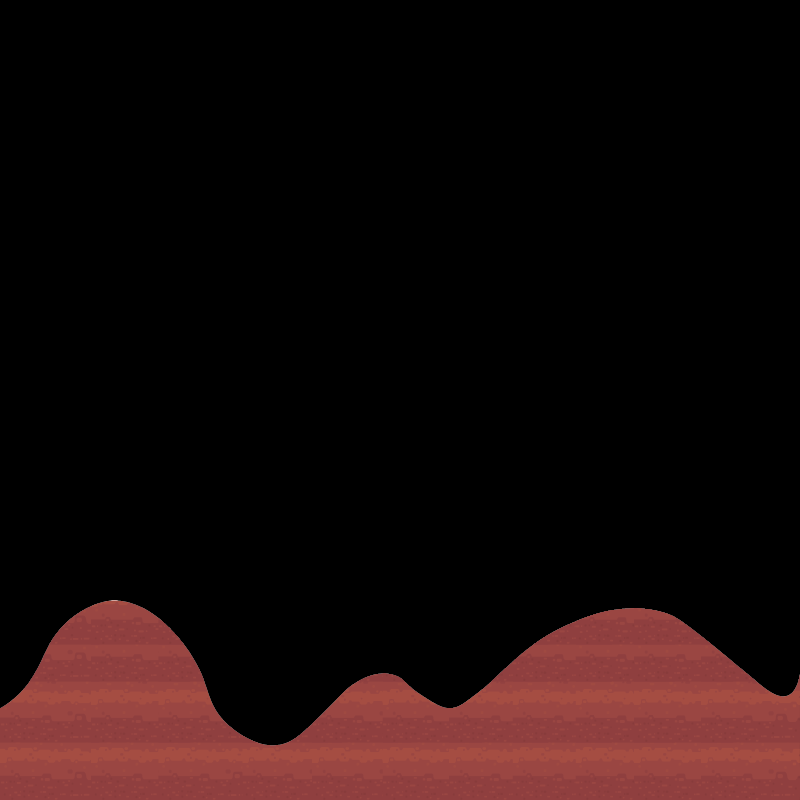

Tiled map render using the project's own tile images. Description and the map definition, with tile-layer contents summarised, below:
An orthogonal 200x200 tile map with 4x4 px tiles, 1 tile layer (Tile Layer 1) and 1 object.

<map version="1.9" tiledversion="1.9.2" orientation="orthogonal" renderorder="right-down" width="200" height="200" tilewidth="4" tileheight="4" infinite="0" nextlayerid="3" nextobjectid="2">
 <tileset firstgid="1" source="Curves.tsx" />
 <layer id="1" name="Tile Layer 1" width="200" height="200">
  <data>[40000 cells, 10000 non-empty, 10000 distinct tile ids]</data>
 </layer>
 <objectgroup id="2" name="Object Layer 1">
  <object id="1" x="0" y="708">
   <polyline points="0,0 8,-4 20,-15 34,-32 43,-50 55,-74 66,-86 81,-96 92,-101 102,-105 110,-107 123,-107 141,-101 154,-93 170,-81 182,-65 192,-51 200,-35 206,-21 210,-10 215,2 223,12 230,19 239,25 253,33 264,36 282,37 293,32 318,11 336,-7 351,-22 366,-30 379,-34 390,-34 399,-31 406,-26 415,-16 424,-11 437,-3 444,0 458,0 477,-14 495,-28 507,-41 522,-54 539,-67 554,-76 574,-85 590,-91 611,-97 629,-99 648,-98 667,-95 683,-86 702,-72 719,-58 738,-42 762,-22 776,-13 786,-12 791,-14 796,-20 798,-25 800,-31" />
  </object>
 </objectgroup>
</map>
